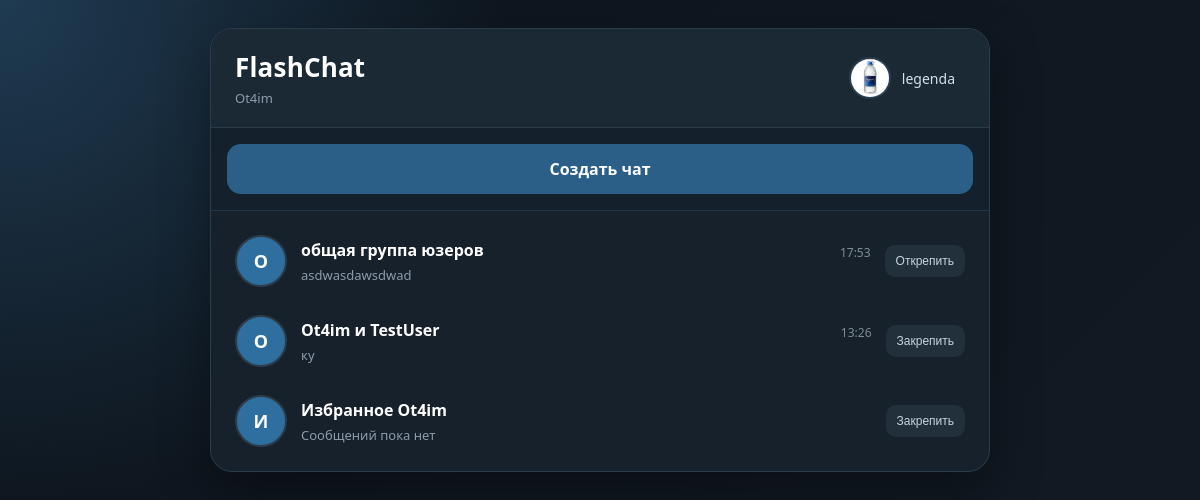
The page /chats/ (signed in) on the database its author committed.
### chat/models.py (models this page shows, shortened)
class Profile(models.Model):
    user = models.OneToOneField(User, on_delete=models.CASCADE)
    display_name = models.CharField(max_length=50, blank=True)
    avatar = models.ImageField(upload_to="avatars/", blank=True, null=True)

class ChatRoom(models.Model):
    CHAT_TYPES = (
        ("saved", "Избранное"),
        ("private", "Личный чат"),
    )
    name = models.CharField(max_length=100)
    users = models.ManyToManyField(User)
    chat_type = models.CharField(max_length=20, choices=CHAT_TYPES, default="private")
    is_pinned = models.BooleanField(default=False)

class Message(models.Model):
    room = models.ForeignKey(ChatRoom, on_delete=models.CASCADE)
    user = models.ForeignKey(User, on_delete=models.CASCADE)
    text = models.TextField()
    created_at = models.DateTimeField(auto_now_add=True)
    image = models.ImageField(
        upload_to="chat_images/",
        blank=True,
        null=True
    )

### chat/views.py (the view)
# urls.py: path("chats/", views.chats_page, name="chats"),
@login_required
def chats_page(request):
    saved_chat, created = ChatRoom.objects.get_or_create(
        name=f"Избранное {request.user.username}",
        chat_type="saved",
    )
    saved_chat.users.set([request.user])
    rooms = ChatRoom.objects.filter(users=request.user).order_by("-is_pinned", "name")
    for room in rooms:
        room.last_message = Message.objects.filter(room=room).order_by("-created_at").first()
    return render(request, "chat/chats.html", {
        "rooms": rooms
    })

### chat/templates/chat/chats.html (shortened to what this page needs)
<!DOCTYPE html>
<html lang="ru">
<head>
</head>
<body>
<div class="app">
    <div class="header">
        <div>
            <div class="logo">FlashChat</div>
            <div class="account">{{ request.user.username }}</div>
        </div>
       <a href="/profile/" class="profile-link">
            {% if request.user.profile.avatar %}
                <img class="profile-avatar" src="{{ request.user.profile.avatar.url }}">
            {% else %}
                <div class="profile-avatar">
                    {{ request.user.username|first|upper }}
                </div>
            {% endif %}
            <div class="profile-text">
                {% if request.user.profile.display_name %}
                    {{ request.user.profile.display_name }}
                {% else %}
                    {{ request.user.username }}
                {% endif %}
            </div>
       </a>
    </div>
    <div class="actions">
        <a class="new-chat" href="/chats/create/">Создать чат</a>
    </div>
    <div class="chat-list">
        {% for room in rooms %}
            <a class="chat" href="/chats/{{ room.id }}/">
                <div class="avatar">
                    {{ room.name|first|upper }}
                </div>
                <div class="chat-info">
                    <div class="chat-top">
                        <div class="chat-name">{{ room.name }}</div>
                        {% if room.last_message %}
                            <div class="chat-time">
                                {{ room.last_message.created_at|date:"H:i" }}
                            </div>
                        {% endif %}
                    </div>
                    <div class="chat-subtitle">
                        {% if room.last_message %}
                            {{ room.last_message.text }}
                        {% else %}
                            Сообщений пока нет
                        {% endif %}
                    </div>
                </div>
                <form method="post" action="/chats/{{ room.id }}/pin/">
                    <button class="pin-btn" type="submit">
                        {% if room.is_pinned %}
                            Открепить
                        {% else %}
                            Закрепить
                        {% endif %}
                    </button>
                </form>
            </a>
        {% empty %}
            <div class="empty">У вас пока нет чатов</div>
        {% endfor %}
    </div>
</div>
</body>
</html>

### chat/templates/chat/chats.html (style rules this page uses)
* { margin:0; padding:0; box-sizing:border-box; }
body { min-height:100vh; background: radial-gradient(circle at top left,#1f3b52 0,transparent 35%), linear-gradient(135deg,#0d141c,#121b24); font-family:Segoe UI,Arial,sans-serif; color:white; }
.app { width:780px; margin:28px auto; background:#17212b; border:1px solid #2b3d4d; border-radius:22px; overflow:hidden; box-shadow:0 20px 50px rgba(0,0,0,.35); }
.header { background:#1b2935; padding:20px 24px; border-bottom:1px solid #2b3d4d; display:flex; align-items:center; justify-content:space-between; }
.logo { font-size:26px; font-weight:750; letter-spacing:.2px; }
.account { font-size:13px; color:#8d9baa; margin-top:4px; }
.profile-link { display:flex; align-items:center; gap:11px; text-decoration:none; color:white; padding:8px 10px; border-radius:14px; transition:.15s; }
.profile-avatar { width:42px; height:42px; border-radius:50%; background:#2f6f9f; display:flex; align-items:center; justify-content:center; font-weight:700; object-fit:cover; overflow:hidden; border:2px solid #2b3d4d; }
.profile-text { font-size:14px; color:#d5e0ea; }
.actions { padding:16px; border-bottom:1px solid #263847; background:#14202b; }
.new-chat { display:block; text-align:center; text-decoration:none; background:#2c5f87; color:white; padding:14px; border-radius:14px; font-weight:600; transition:.15s; }
.chat-list { padding:10px; }
.chat { display:flex; align-items:center; gap:14px; text-decoration:none; color:white; padding:14px; border-radius:16px; transition:.15s; }
.avatar { width:52px; height:52px; border-radius:50%; background:#2f6f9f; display:flex; justify-content:center; align-items:center; font-size:18px; font-weight:700; flex-shrink:0; border:2px solid #2b3d4d; }
.chat-info { flex:1; min-width:0; }
.chat-top { display:flex; justify-content:space-between; align-items:center; gap:10px; }
.chat-name { font-size:16px; font-weight:600; margin-bottom:5px; white-space:nowrap; overflow:hidden; text-overflow:ellipsis; }
.chat-time { color:#7f8c98; font-size:12px; flex-shrink:0; }
.chat-subtitle { font-size:13px; color:#8d9baa; white-space:nowrap; overflow:hidden; text-overflow:ellipsis; }
.pin-btn { background:#22303c; color:#c8d3df; border:none; border-radius:10px; padding:9px 11px; cursor:pointer; font-size:12px; transition:.15s; }

### rows shown on the page
ChatRoom: name|first "О", name "общая группа юзеров", last_message.created_at "17:53", last_message.text "asdwasdawsdwad", is_pinned "Открепить"
ChatRoom: name|first "O", name "Ot4im и TestUser", last_message.created_at "13:26", last_message.text "ку", is_pinned "Закрепить"
ChatRoom: name|first "И", name "Избранное Ot4im", shows "Сообщений пока нет", is_pinned "Закрепить"

### other values the page prints
{{ request.user.username }} "Ot4im"
{{ request.user.profile.display_name }} "legenda"
